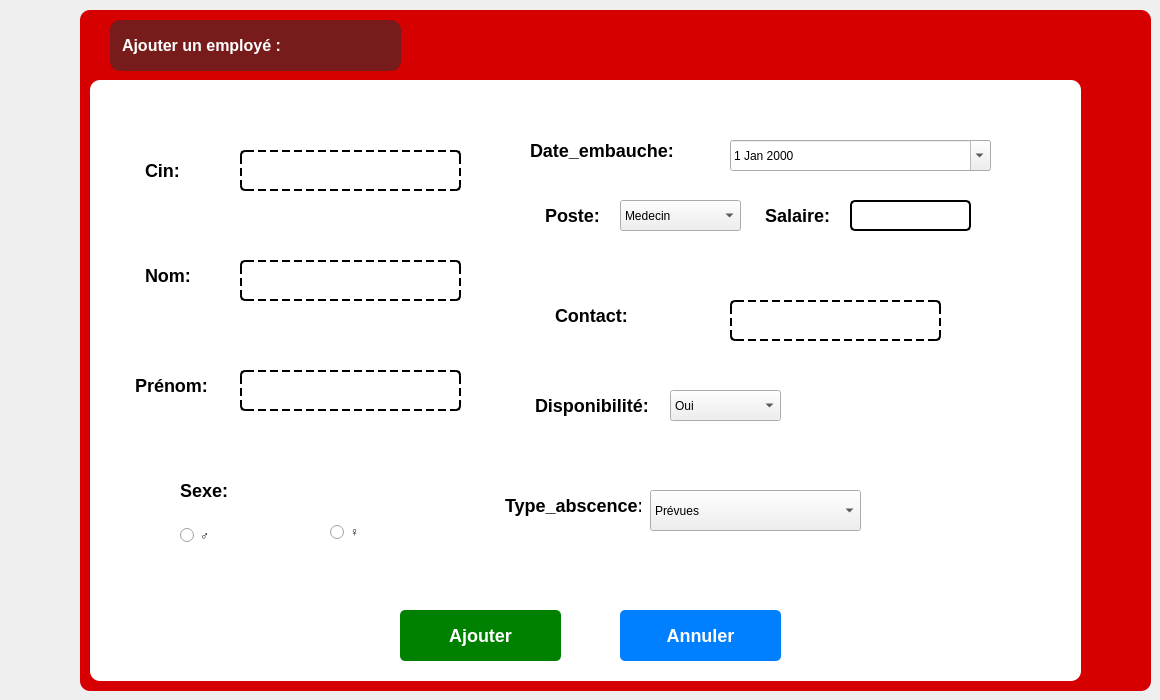
      <widget class="QWidget" name="ajoutct">
       <attribute name="title">
        <string>Ajout</string>
       </attribute>
       <widget class="QFrame" name="frame_2">
        <property name="geometry">
         <rect>
          <x>80</x>
          <y>10</y>
          <width>1071</width>
          <height>681</height>
         </rect>
        </property>
        <property name="styleSheet">
         <string notr="true">QFrame {
    background-color: #D60000;
    border-radius: 10px;
    padding: 10px;
}
</string>
        </property>
        <property name="frameShape">
         <enum>QFrame::Shape::StyledPanel</enum>
        </property>
        <property name="frameShadow">
         <enum>QFrame::Shadow::Raised</enum>
        </property>
        <widget class="QGroupBox" name="groupBox">
         <property name="geometry">
          <rect>
           <x>10</x>
           <y>70</y>
           <width>991</width>
           <height>601</height>
          </rect>
         </property>
         <property name="styleSheet">
          <string notr="true">QGroupBox {
    background-color: #FFFFFF;
    border-radius: 10px;
    border: none;
    padding: 10px;
}
QGroupBox::title {
    color: #D60000;
    font-weight: bold;
}

</string>
         </property>
         <property name="title">
          <string/>
         </property>
         <widget class="QPushButton" name="ajouter_employe">
          <property name="geometry">
           <rect>
            <x>310</x>
            <y>530</y>
            <width>161</width>
            <height>51</height>
           </rect>
          </property>
          <property name="styleSheet">
           <string notr="true">QPushButton {
    background-color: #008000;  /* Couleur de fond verte */
    color: #FFFFFF;             /* Texte blanc */
    font-weight: bold;          /* Texte en gras */
    font-size: 18px;            /* Taille de police 16px dès le départ */
    border-radius: 5px;         /* Coins arrondis */
    padding: 5px 10px;          /* Espacement interne du bouton */
    border: none;               /* Pas de bordure */
}

QPushButton:hover {
    background-color: #006400;  /* Couleur de fond plus foncée au survol */
    color: white;               /* Texte toujours blanc */
    border-radius: 10px;        /* Coins arrondis plus marqués au survol */
    font-weight: bold;          /* Texte en gras (encore) */
    border: none;               /* Pas de bordure au survol */
}
</string>
          </property>
          <property name="text">
           <string>Ajouter</string>
          </property>
         </widget>
         <widget class="QPushButton" name="annuler">
          <property name="geometry">
           <rect>
            <x>530</x>
            <y>530</y>
            <width>161</width>
            <height>51</height>
           </rect>
          </property>
          <property name="styleSheet">
           <string notr="true">QPushButton {
    background-color: #007FFF;  /* Couleur de fond bleue */
    color: #FFFFFF;             /* Texte blanc */
    font-size: 18px;            /* Augmentation de la taille de la police */
    font-weight: bold;          /* Texte en gras */
    border-radius: 5px;         /* Coins arrondis avec un rayon de 5px */
    padding: 5px 10px;          /* Espacement interne du bouton (haut/bas : 5px, gauche/droite : 10px) */
    border: none;               /* Pas de bordure */
}

QPushButton:hover {
    background-color: #005BB5;  /* Couleur de fond plus foncée au survol */
    color: #FFFFFF;             /* Texte toujours blanc */

    border-radius: 10px;        /* Coins arrondis plus marqués au survol */
    padding: 7px 12px;          /* Augmentation du padding au survol */
    border: none;               /* Pas de bordure au survol */
}
</string>
          </property>
          <property name="text">
           <string>Annuler</string>
          </property>
         </widget>
         <widget class="QLabel" name="label_nom_3">
          <property name="geometry">
           <rect>
            <x>40</x>
            <y>70</y>
            <width>91</width>
            <height>41</height>
           </rect>
          </property>
          <property name="styleSheet">
           <string notr="true">QLabel {
    background-color: transparent; /* Fond transparent */
    color: #000000;                /* Texte noir */
    border: none;                  /* Pas de bordure */
    font-weight: bold;             /* Texte en gras */
    font-size: 18px;               /* Taille de police de 18px */
}
</string>
          </property>
          <property name="text">
           <string>Cin:</string>
          </property>
         </widget>
         <widget class="QLineEdit" name="lineedit_cin_employe">
          <property name="geometry">
           <rect>
            <x>150</x>
            <y>70</y>
            <width>221</width>
            <height>41</height>
           </rect>
          </property>
          <property name="styleSheet">
           <string notr="true">QLineEdit {
    background-color: rgba(255, 255, 255, 0.7); /* Fond semi-transparent blanc */
    color: #000000;                /* Texte noir */
    font-size: 14px;               /* Taille normale */
    border: 2px dashed #000000;    /* Bordure pointillée */
    border-radius: 5px;            /* Coins arrondis */
    padding: 8px;                  /* Espacement */
}
</string>
          </property>
         </widget>
         <widget class="QLineEdit" name="lineedit_nom_employe">
          <property name="geometry">
           <rect>
            <x>150</x>
            <y>180</y>
            <width>221</width>
            <height>41</height>
           </rect>
          </property>
          <property name="styleSheet">
           <string notr="true">QLineEdit {
    background-color: transparent; /* Fond transparent */
    color: #000000;                /* Texte noir normal */
    font-size: 14px;               /* Taille de la police */
    border: 2px dashed #000000;    /* Bordure en pointillés épaisse */
    border-radius: 5px;            /* Coins légèrement arrondis */
    padding: 8px;                  /* Espacement interne pour le texte */
    border-style: dashed;          /* Style en pointillés */
}</string>
          </property>
         </widget>
         <widget class="QLabel" name="label_typev_4">
          <property name="geometry">
           <rect>
            <x>30</x>
            <y>280</y>
            <width>101</width>
            <height>51</height>
           </rect>
          </property>
          <property name="styleSheet">
           <string notr="true">QLabel {
    background-color: transparent; /* Fond transparent */
    color: #000000;                /* Texte noir */
    border: none;                  /* Pas de bordure */
    font-weight: bold;             /* Texte en gras */
    font-size: 18px;               /* Taille de police de 18px */
}
</string>
          </property>
          <property name="text">
           <string>Prénom:</string>
          </property>
         </widget>
         <widget class="QLineEdit" name="lineditsalaire">
          <property name="geometry">
           <rect>
            <x>760</x>
            <y>120</y>
            <width>121</width>
            <height>31</height>
           </rect>
          </property>
          <property name="styleSheet">
           <string notr="true">QLineEdit {
    background-color: rgba(255, 255, 255, 0.8); /* Fond semi-transparent pour meilleure lisibilité */
    color: #000000;                /* Texte bien visible en noir */
    font-size: 14px;               /* Taille lisible */
    border: 2px solid #000000;     /* Bordure noire solide */
    border-radius: 5px;            /* Coins arrondis */
    padding: 8px;                  /* Espacement */
    selection-background-color: #3498db; /* Fond bleu clair lors de la sélection */
    selection-color: white;        /* Texte blanc lors de la sélection */
}
</string>
          </property>
          <property name="text">
           <string/>
          </property>
         </widget>
         <widget class="QLabel" name="label_typev_5">
          <property name="geometry">
           <rect>
            <x>660</x>
            <y>110</y>
            <width>91</width>
            <height>51</height>
           </rect>
          </property>
          <property name="styleSheet">
           <string notr="true">QLabel {
    background-color: transparent; /* Fond transparent */
    color: #000000;                /* Texte noir */
    border: none;                  /* Pas de bordure */
    font-weight: bold;             /* Texte en gras */
    font-size: 18px;               /* Taille de police de 18px */
}
</string>
          </property>
          <property name="text">
           <string>Salaire:</string>
          </property>
         </widget>
         <widget class="QLabel" name="label_typev_7">
          <property name="geometry">
           <rect>
            <x>440</x>
            <y>110</y>
            <width>81</width>
            <height>51</height>
           </rect>
          </property>
          <property name="styleSheet">
           <string notr="true">QLabel {
    background-color: transparent; /* Fond transparent */
    color: #000000;                /* Texte noir */
    border: none;                  /* Pas de bordure */
    font-weight: bold;             /* Texte en gras */
    font-size: 18px;               /* Taille de police de 18px */
}
</string>
          </property>
          <property name="text">
           <string>Poste:</string>
          </property>
         </widget>
         <widget class="QLineEdit" name="lineeditcontact">
          <property name="geometry">
           <rect>
            <x>640</x>
            <y>220</y>
            <width>211</width>
            <height>41</height>
           </rect>
          </property>
          <property name="styleSheet">
           <string notr="true">QLineEdit {
    background-color: transparent; /* Fond transparent */
    color: #000000;                /* Texte noir normal */
    font-size: 14px;               /* Taille de la police */
    border: 2px dashed #000000;    /* Bordure en pointillés épaisse */
    border-radius: 5px;            /* Coins légèrement arrondis */
    padding: 8px;                  /* Espacement interne pour le texte */
    border-style: dashed;          /* Style en pointillés */
}</string>
          </property>
          <property name="text">
           <string/>
          </property>
         </widget>
         <widget class="QLabel" name="label_typev_8">
          <property name="geometry">
           <rect>
            <x>450</x>
            <y>210</y>
            <width>101</width>
            <height>51</height>
           </rect>
          </property>
          <property name="styleSheet">
           <string notr="true">QLabel {
    background-color: transparent; /* Fond transparent */
    color: #000000;                /* Texte noir */
    border: none;                  /* Pas de bordure */
    font-weight: bold;             /* Texte en gras */
    font-size: 18px;               /* Taille de police de 18px */
}
</string>
          </property>
          <property name="text">
           <string>Contact:</string>
          </property>
         </widget>
         <widget class="QDateEdit" name="dateEdit">
          <property name="geometry">
           <rect>
            <x>640</x>
            <y>60</y>
            <width>261</width>
            <height>31</height>
           </rect>
          </property>
          <property name="calendarPopup">
           <bool>true</bool>
          </property>
         </widget>
         <widget class="QLabel" name="label_7">
          <property name="geometry">
           <rect>
            <x>380</x>
            <y>50</y>
            <width>231</width>
            <height>41</height>
           </rect>
          </property>
          <property name="styleSheet">
           <string notr="true">QLabel {
    background-color: transparent; /* Fond transparent */
    color: #000000;                /* Texte noir */
    border: none;                  /* Pas de bordure */
    font-weight: bold;             /* Texte en gras */
    font-size: 18px;               /* Taille de police de 18px */
}
</string>
          </property>
          <property name="text">
           <string>         Date_embauche:</string>
          </property>
         </widget>
         <widget class="QLabel" name="label_typev_9">
          <property name="geometry">
           <rect>
            <x>430</x>
            <y>300</y>
            <width>141</width>
            <height>51</height>
           </rect>
          </property>
          <property name="styleSheet">
           <string notr="true">QLabel {
    background-color: transparent; /* Fond transparent */
    color: #000000;                /* Texte noir */
    border: none;                  /* Pas de bordure */
    font-weight: bold;             /* Texte en gras */
    font-size: 18px;               /* Taille de police de 18px */
}
</string>
          </property>
          <property name="text">
           <string>Disponibilité:</string>
          </property>
         </widget>
         <widget class="QLabel" name="label_typev_10">
          <property name="geometry">
           <rect>
            <x>400</x>
            <y>400</y>
            <width>161</width>
            <height>51</height>
           </rect>
          </property>
          <property name="styleSheet">
           <string notr="true">QLabel {
    background-color: transparent; /* Fond transparent */
    color: #000000;                /* Texte noir */
    border: none;                  /* Pas de bordure */
    font-weight: bold;             /* Texte en gras */
    font-size: 18px;               /* Taille de police de 18px */
}
</string>
          </property>
          <property name="text">
           <string>Type_abscence:</string>
          </property>
         </widget>
         <widget class="QComboBox" name="combobox_abscences">
          <property name="geometry">
           <rect>
            <x>560</x>
            <y>410</y>
            <width>211</width>
            <height>41</height>
           </rect>
          </property>
          <item>
           <property name="text">
            <string>Prévues</string>
           </property>
          </item>
          <item>
           <property name="text">
            <string>Imprévues</string>
           </property>
          </item>
          <item>
           <property name="text">
            <string>Medicales</string>
           </property>
          </item>
         </widget>
         <widget class="QLabel" name="label_175">
          <property name="geometry">
           <rect>
            <x>30</x>
            <y>390</y>
            <width>131</width>
            <height>41</height>
           </rect>
          </property>
          <property name="styleSheet">
           <string notr="true">QLabel {
    background-color: transparent; /* Fond transparent */
    color: #000000;                /* Texte noir */
    border: none;                  /* Pas de bordure */
    font-weight: bold;             /* Texte en gras */
    font-size: 18px;               /* Taille de police de 18px */
}
</string>
          </property>
          <property name="text">
           <string>         Sexe:</string>
          </property>
         </widget>
         <widget class="QRadioButton" name="radiobutton_homme">
          <property name="geometry">
           <rect>
            <x>90</x>
            <y>440</y>
            <width>81</width>
            <height>31</height>
           </rect>
          </property>
          <property name="styleSheet">
           <string notr="true">QCheckBox {
    font-size: 24px;    /* Augmenter la taille de la police */
    font-weight: bold;  /* Texte en gras pour plus de visibilité */
    color: #000000;     /* Texte noir */
}

QCheckBox::indicator {
    width: 20px;  /* Taille du cercle de sélection */
    height: 20px;
}

QCheckBox::indicator:checked {
    background-color: #D30102; /* Couleur rouge quand coché */
    border-radius: 10px;       /* Cercle arrondi */
}
</string>
          </property>
          <property name="text">
           <string>♂</string>
          </property>
         </widget>
         <widget class="QRadioButton" name="radiobutton_femme">
          <property name="geometry">
           <rect>
            <x>240</x>
            <y>440</y>
            <width>110</width>
            <height>24</height>
           </rect>
          </property>
          <property name="styleSheet">
           <string notr="true">QCheckBox {
    font-size: 24px;    /* Augmenter la taille de la police */
    font-weight: bold;  /* Texte en gras pour plus de visibilité */
    color: #000000;     /* Texte noir */
}

QCheckBox::indicator {
    width: 20px;  /* Taille du cercle de sélection */
    height: 20px;
}

QCheckBox::indicator:checked {
    background-color: #D30102; /* Couleur rouge quand coché */
    border-radius: 10px;       /* Cercle arrondi */
}
</string>
          </property>
          <property name="text">
           <string>♀</string>
          </property>
         </widget>
         <widget class="QLabel" name="cinErrorLabel">
          <property name="geometry">
           <rect>
            <x>30</x>
            <y>120</y>
            <width>371</width>
            <height>31</height>
           </rect>
          </property>
          <property name="styleSheet">
           <string notr="true">QLabel {
    background-color: transparent; /* Fond transparent */
    border: none;                  /* Pas de bordure */
    font-size: 5px;               /* Taille de police de 18px */
}
</string>
          </property>
          <property name="text">
           <string/>
          </property>
         </widget>
         <widget class="QLabel" name="nomErrorLabel">
          <property name="geometry">
           <rect>
            <x>20</x>
            <y>240</y>
            <width>391</width>
            <height>31</height>
           </rect>
          </property>
          <property name="styleSheet">
           <string notr="true">QLabel {
    background-color: transparent; /* Fond transparent */
    border: none;                  /* Pas de bordure */
    font-size: 5px;               /* Taille de police de 18px */
}
</string>
          </property>
          <property name="text">
           <string/>
          </property>
         </widget>
         <widget class="QLineEdit" name="lineedit_prenom_employe">
          <property name="geometry">
           <rect>
            <x>150</x>
            <y>290</y>
            <width>221</width>
            <height>41</height>
           </rect>
          </property>
          <property name="styleSheet">
           <string notr="true">QLineEdit {
    background-color: transparent; /* Fond transparent */
    color: #000000;                /* Texte noir normal */
    font-size: 14px;               /* Taille de la police */
    border: 2px dashed #000000;    /* Bordure en pointillés épaisse */
    border-radius: 5px;            /* Coins légèrement arrondis */
    padding: 8px;                  /* Espacement interne pour le texte */
    border-style: dashed;          /* Style en pointillés */
}</string>
          </property>
          <property name="text">
           <string/>
          </property>
         </widget>
         <widget class="QLabel" name="prenomErrorLabel">
          <property name="geometry">
           <rect>
            <x>10</x>
            <y>340</y>
            <width>371</width>
            <height>31</height>
           </rect>
          </property>
          <property name="styleSheet">
           <string notr="true">QLabel {
    background-color: transparent; /* Fond transparent */
    border: none;                  /* Pas de bordure */
    font-size: 5px;               /* Taille de police de 18px */
}
</string>
          </property>
          <property name="text">
           <string/>
          </property>
         </widget>
         <widget class="QLabel" name="sexeErrorLabel">
          <property name="geometry">
           <rect>
            <x>70</x>
            <y>480</y>
            <width>131</width>
            <height>41</height>
           </rect>
          </property>
          <property name="styleSheet">
           <string notr="true">QLabel {
    background-color: transparent; /* Fond transparent */
    border: none;                  /* Pas de bordure */
    font-size: 10px;               /* Taille de police de 18px */
}
</string>
          </property>
          <property name="text">
           <string/>
          </property>
         </widget>
         <widget class="QLabel" name="dateErrorLabel">
          <property name="geometry">
           <rect>
            <x>640</x>
            <y>0</y>
            <width>131</width>
            <height>41</height>
           </rect>
          </property>
          <property name="styleSheet">
           <string notr="true">QLabel {
    background-color: transparent; /* Fond transparent */
    border: none;                  /* Pas de bordure */
    font-size: 5px;               /* Taille de police de 18px */
}
</string>
          </property>
          <property name="text">
           <string/>
          </property>
         </widget>
         <widget class="QLabel" name="posteErrorLabel">
          <property name="geometry">
           <rect>
            <x>430</x>
            <y>170</y>
            <width>231</width>
            <height>41</height>
           </rect>
          </property>
          <property name="styleSheet">
           <string notr="true">QLabel {
    background-color: transparent; /* Fond transparent */
    border: none;                  /* Pas de bordure */
    font-size: 5px;               /* Taille de police de 18px */
}
</string>
          </property>
          <property name="text">
           <string/>
          </property>
         </widget>
         <widget class="QLabel" name="salaireErrorLabel">
          <property name="geometry">
           <rect>
            <x>710</x>
            <y>160</y>
            <width>251</width>
            <height>41</height>
           </rect>
          </property>
          <property name="styleSheet">
           <string notr="true">QLabel {
    background-color: transparent; /* Fond transparent */
    border: none;                  /* Pas de bordure */
    font-size: 5px;               /* Taille de police de 18px */
}
</string>
          </property>
          <property name="text">
           <string/>
          </property>
         </widget>
         <widget class="QLabel" name="disponibiliteErrorLabel">
          <property name="geometry">
           <rect>
            <x>470</x>
            <y>350</y>
            <width>351</width>
            <height>41</height>
           </rect>
          </property>
          <property name="styleSheet">
           <string notr="true">QLabel {
    background-color: transparent; /* Fond transparent */
    border: none;                  /* Pas de bordure */
    font-size: 5px;               /* Taille de police de 18px */
}
</string>
          </property>
          <property name="text">
           <string/>
          </property>
         </widget>
         <widget class="QLabel" name="abscenceErrorLabel">
          <property name="geometry">
           <rect>
            <x>430</x>
            <y>460</y>
            <width>371</width>
            <height>41</height>
           </rect>
          </property>
          <property name="styleSheet">
           <string notr="true">QLabel {
    background-color: transparent; /* Fond transparent */
    border: none;                  /* Pas de bordure */
    font-size: 5px;               /* Taille de police de 18px */
}
</string>
          </property>
          <property name="text">
           <string/>
          </property>
         </widget>
         <widget class="QComboBox" name="combobox_poste">
          <property name="geometry">
           <rect>
            <x>530</x>
            <y>120</y>
            <width>121</width>
            <height>31</height>
           </rect>
          </property>
          <item>
           <property name="text">
            <string>Medecin</string>
           </property>
          </item>
          <item>
           <property name="text">
            <string>hr</string>
           </property>
          </item>
          <item>
           <property name="text">
            <string>produits</string>
           </property>
          </item>
          <item>
           <property name="text">
            <string>labo</string>
           </property>
          </item>
          <item>
           <property name="text">
            <string>vaccin</string>
           </property>
          </item>
          <item>
           <property name="text">
            <string>compagne</string>
           </property>
          </item>
          <item>
           <property name="text">
            <string>carnet</string>
           </property>
          </item>
          <item>
           <property name="text">
            <string>admin</string>
           </property>
          </item>
          <item>
           <property name="text">
            <string>Nouvel élément</string>
           </property>
          </item>
          <item>
           <property name="text">
            <string>Infirmier</string>
           </property>
          </item>
         </widget>
         <widget class="QComboBox" name="combobox_disponibilite">
          <property name="geometry">
           <rect>
            <x>580</x>
            <y>310</y>
            <width>111</width>
            <height>31</height>
           </rect>
          </property>
          <item>
           <property name="text">
            <string>Oui</string>
           </property>
          </item>
          <item>
           <property name="text">
            <string>Non</string>
           </property>
          </item>
         </widget>
         <widget class="QLabel" name="label_typev_6">
          <property name="geometry">
           <rect>
            <x>40</x>
            <y>170</y>
            <width>71</width>
            <height>51</height>
           </rect>
          </property>
          <property name="styleSheet">
           <string notr="true">QLabel {
    background-color: transparent; /* Fond transparent */
    color: #000000;                /* Texte noir */
    border: none;                  /* Pas de bordure */
    font-weight: bold;             /* Texte en gras */
    font-size: 18px;               /* Taille de police de 18px */
}
</string>
          </property>
          <property name="text">
           <string>Nom:</string>
          </property>
         </widget>
         <widget class="QLabel" name="contactErrorLabel">
          <property name="geometry">
           <rect>
            <x>490</x>
            <y>270</y>
            <width>391</width>
            <height>31</height>
           </rect>
          </property>
          <property name="styleSheet">
           <string notr="true">QLabel {
    background-color: transparent; /* Fond transparent */
    border: none;                  /* Pas de bordure */
    font-size: 5px;               /* Taille de police de 18px */
}
</string>
          </property>
          <property name="text">
           <string/>
          </property>
         </widget>
        </widget>
        <widget class="QLabel" name="label_2">
         <property name="geometry">
          <rect>
           <x>30</x>
           <y>10</y>
           <width>291</width>
           <height>51</height>
          </rect>
         </property>
         <property name="styleSheet">
          <string notr="true">QLabel {
    background-color: #781b1b;  /* Couleur de fond bordeaux */
    color: #FFFFFF;             /* Texte blanc */
    font-weight: bold;          /* Texte en gras */
    font-size: 16px;            /* Taille du texte */
    border-radius: 10px;        /* Coins arrondis */
    padding: 8px;               /* Espacement intérieur */
    text-align: center;         /* Centrage du texte */
}
</string>
         </property>
         <property name="text">
          <string>Ajouter un employé :</string>
         </property>
        </widget>
       </widget>
      </widget>
